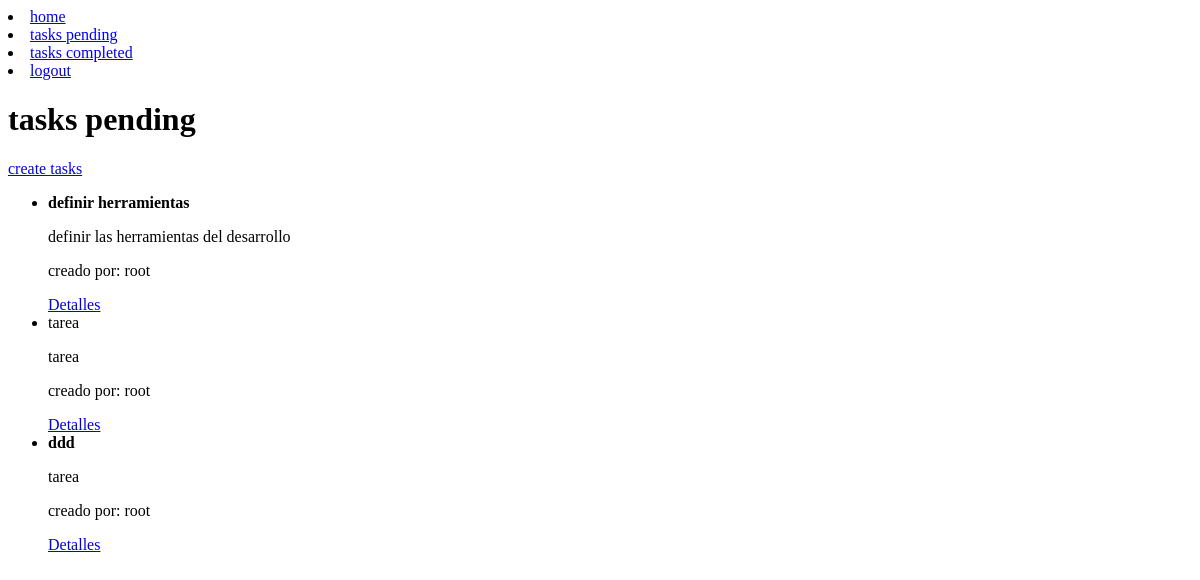
Before: /tasks/ (signed in) with the older database file.
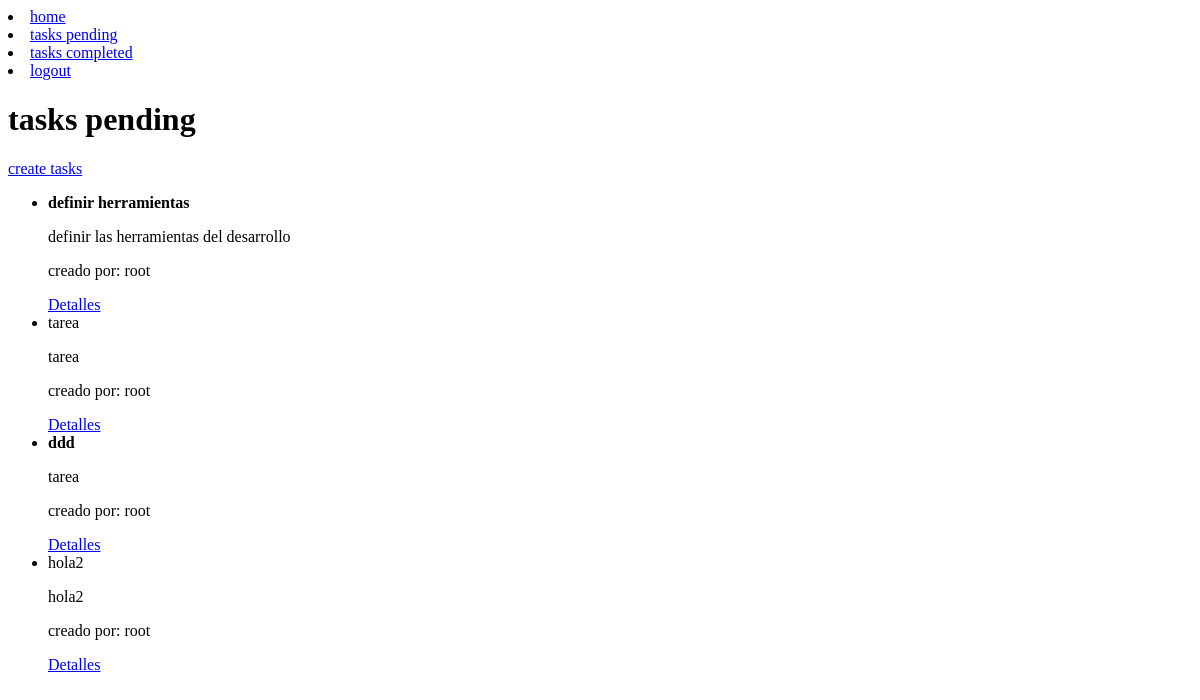
After: the same page with the newer database file.
### tasks/models.py (models this page shows, shortened)
class Task(models.Model):
    title = models.CharField(max_length=200)
    description = models.TextField(blank=True)
    created = models.DateTimeField(auto_now_add=True)
    datecompleted = models.DateTimeField(null=True, blank=True)
    important = models.BooleanField(default=False)
    user = models.ForeignKey(User, on_delete=models.CASCADE)

### tasks/views.py (the view)
# urls.py: path('', include('tasks.urls')),
@login_required
def tasks(request):
    tasks = Task.objects.filter(user=request.user, datecompleted__isnull=True)
    return render(request, "tasks.html", {"tasks": tasks, "title": "tasks pending"})

### tasks/templates/tasks.html
{% extends "layouts/base.html"%}
{% block content%}
<h1>{{title}}</h1>
<a href="{% url 'create_task'%}"> create tasks</a>
<ul>
{% for task in tasks%}
<li>
    {%if task.important%}
    <strong>{{task.title}}</strong>
    {% else %}
    {{task.title}}
    {% endif %}
    <p>{{task.description}}</p>
    <p>creado por: {{task.user.username}}</p>
    <a href="{% url 'task_detail' task.id %}">Detalles</a>
{% endfor%}
</ul>
{% endblock %}

Changed rows visible on the page:
added Task: title "hola2", description "hola2", user.username "root"
